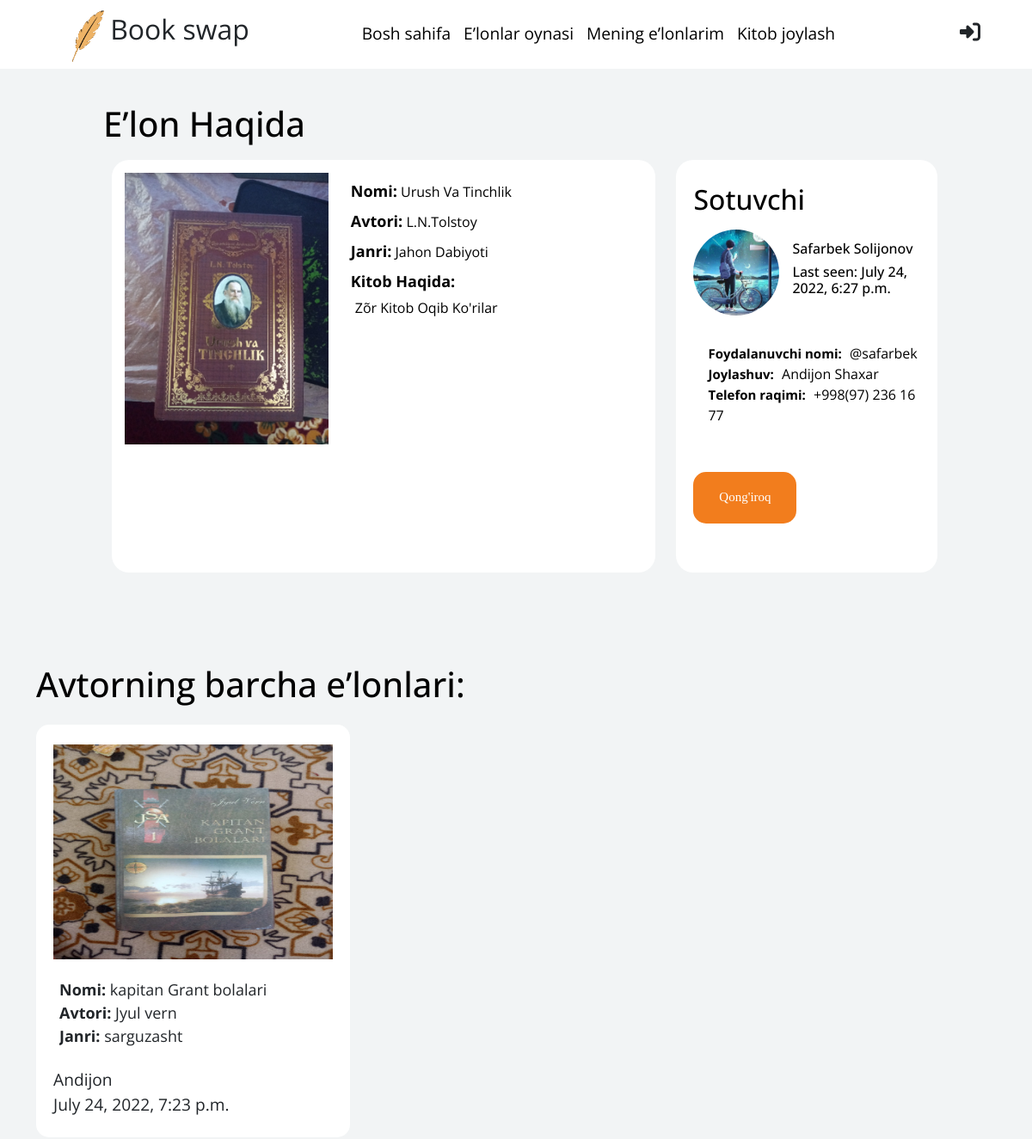
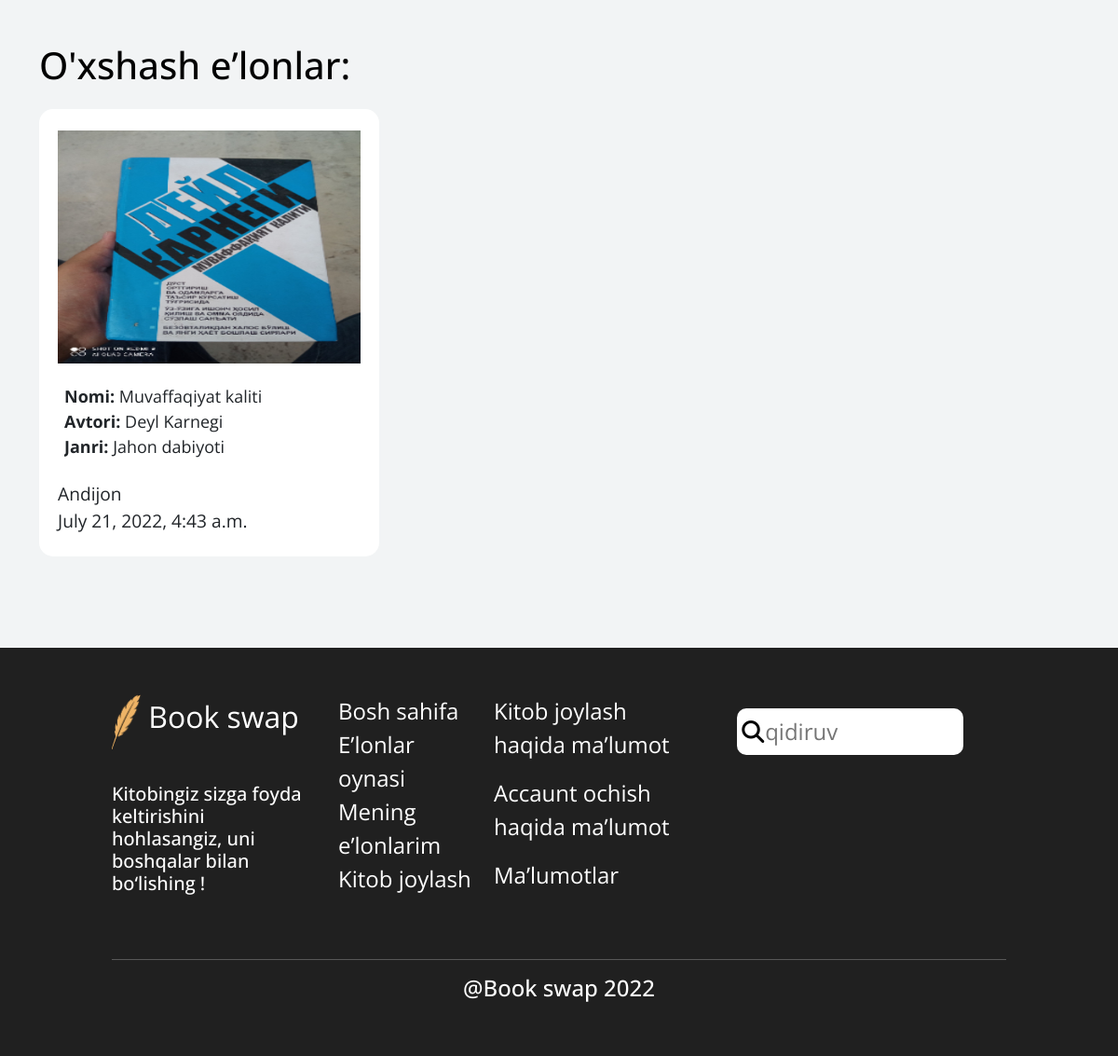
Screenshot of /book-list/urush-va-tinchlik with the database file from the repository (2 pictures, top to bottom).
### main/models.py (models this page shows, shortened)
class Book(models.Model):
    ADDRESS = (
		('Andijon', 'Andijon'),
		('Namangan', 'Namangan'),
		('Samarqand', 'Samarqand'),
		('Tashkent', 'Tashkent'),
		('Jizzax', 'Jizzax'),
		('Surxondaryo', 'Surxondaryo'),
		('Navoiy', 'Navoiy'),
		('Xorazm', 'Xorazm'),
		('Qashqadaryo', 'Qashqadaryo'),
		('Buxoro', 'Buxoro'),
		('Sirdaryo', 'Sirdaryo'),
		('Fargona', 'Fargona'),
	)
    author = models.ForeignKey(User, on_delete=models.CASCADE, related_name="books", default=None, null=True)
    slug = models.SlugField("Slug", max_length=256, blank=True, unique=True)
    title = models.CharField("Title", max_length=256)
    author_pen = models.CharField("Book Author", max_length=100)
    location = models.CharField('loacation', max_length=256,  choices=ADDRESS)
    genre = models.ForeignKey(Genre, on_delete=models.CASCADE, related_name="books", default=None, null=True)
    description = models.TextField("Description", max_length=200)
    image = models.ImageField("Image", upload_to="book_images")
    created_at = models.DateTimeField("Created time", auto_now_add=True)
    likes_count = models.PositiveIntegerField("Likes", default=0)
    is_checked = models.BooleanField()
    is_ban = models.BooleanField()
    class Meta:
        ordering = ['-id']
        db_table = "book"
        unique_together = ["slug"]
        verbose_name = "book"
        verbose_name_plural = "books"

class Genre(models.Model):
    title = models.CharField("Title", max_length=256)
    slug = models.SlugField("Slug", max_length=256, blank=True)
    def __str__(self):
        return f"{self.title}"
    class Meta:
        db_table = "genre"
        verbose_name = "genre"
        verbose_name_plural = "genres"

### account/models.py (models this page shows, shortened)
class User(AbstractUser):
	GENDER = (
		('Ayol', 'Ayol'),
		('Erkak', 'Erkak'),
	)
	ADDRESS = (
		('Andijon', 'Andijon'),
		('Namangan', 'Namangan'),
		('Samarqand', 'Samarqand'),
		('Tashkent', 'Tashkent'),
		('Jizzax', 'Jizzax'),
		('Surxondaryo', 'Surxondaryo'),
		('Navoiy', 'Navoiy'),
		('Xorazm', 'Xorazm'),
		('Qashqadaryo', 'Qashqadaryo'),
		('Buxoro', 'Buxoro'),
		('Sirdaryo', 'Sirdaryo'),
		('Fargona', 'Fargona'),
	)
	name = models.CharField("Name", max_length=256)
	surname = models.CharField("Surname", max_length=256)
	username = models.CharField("Username", max_length=256, unique=True, null=True)
	age = models.PositiveIntegerField("Age", null=True)
	phone = models.CharField("Phone", max_length=18)
	avatar = models.ImageField("Image", upload_to="user-images/", null=True, blank=True, default='default.png')
	gender = models.CharField("Gender", max_length=128, choices=GENDER)
	address = models.CharField("Address", max_length=128, choices=ADDRESS)
	created_at = models.DateTimeField("Created at", auto_now_add=True)
	updated_at = models.DateTimeField("Updated_at", auto_now=True)
	USERNAME_FIELD = "username"
	first_name = None
	last_name = None
	class Meta:
		db_table = "user"
		verbose_name = "user"
		verbose_name_plural = "users"

### main/views.py (the view)
# urls.py: path('book-list/<slug:slug>', views.BookView, name="detail"),
def BookView(request, slug):
    book = Book.objects.select_related('genre', 'author').get(slug=slug)
    author_books = Book.objects.select_related('genre', 'author').exclude(slug = slug).filter(is_checked = True, author = book.author)[:16]
    related_books = Book.objects.select_related('genre', 'author').exclude(slug = slug).filter(is_checked = True, genre=book.genre)[:16]
    if book.is_checked == True or request.user.is_staff or book.author == request.user:
        context = {
            "object": book,
            "books": related_books,
            "author_books": author_books
        }
    return render(request, "advert/detail.html", context)

### templates/advert/detail.html (shortened to what this page needs)
{% extends "advert/base.html" %}
{% load static %}
{% block content %}
<header>
  <section class="add_advert">
    <h1>E’lon Haqida</h1>
    <div class="row">
      <div class="col-lg-8">
        <div class="white-card">
          <div class="row">
            <div class="col-sm-5">
              <img src="{{object.image.url}}" alt="" style="max-height: 400px; width: 100%;">
            </div>
            <div class="col-sm-7">
              <ul class="about-book" style="text-transform:capitalize;">
                <li>
                  <strong>Nomi:</strong>
                  <span>{{object.title}}</span>
                </li>
                <li>
                  <strong>Avtori:</strong>
                  <span>{{object.author_pen}}</span>
                </li>
                <li>
                  <strong>Janri:</strong>
                  <span>{{object.genre}}</span>
                </li>
                <li>
                  <strong>Kitob haqida:</strong>
                  <br>
                  <p>{{object.description}}</p>
                </li>
              </ul>
            </div>
          </div>
        </div>
      </div>
      <div class="col-lg-4">
        <div class="white-card">
          <div class="about-user">
            <h2 class="mr-3">Sotuvchi </h2>
            <div class="user-componet">
              <img src="{{object.author.avatar.url}}" alt="">
              <div class="user-bio">
                <h3 style="text-transform: capitalize;">{{object.author.name}} {{object.author.surname}}</h3>
                <h5>Last seen: {{object.author.updated_at }}</h5>
              </div>
            </div>
            <ul>
              <li>
                <strong>Foydalanuvchi nomi:</strong>
                <span>@{{object.author.username }}</span>
              </li>
              <li>
                <strong>Joylashuv:</strong>
                <span>{{object.author.address}} Shaxar</span>
              </li>
              <li>
                <strong>Telefon raqimi:</strong>
                <span>+998{{object.author.phone}}</span>
              </li>
            </ul>
            <br>
            <a href="tel: +998{{object.author.phone}}" class="text-light">
              <button class="btn">
                Qong'iroq
              </button>
            </a>
          </div>
        </div>
      </div>
    </div>
  </section>
  <br><br>
</header>
<div class="container">
  <section class="advert-section mt-5">
    {% if author_books %}
    <h1>Avtorning barcha e’lonlari:</h1>
    {% endif %}
    <div class="owl-carousel owl-theme">
      {% for book in author_books%}
      <div class="item d-inline">
        <a href="{% url 'main:detail' book.slug %}" class="text-dark" style="text-decoration: none;">
          <div class="advert-box">
            <img src="{{book.image.url}}" alt="">
            <ul>
              <li>
                <strong>Nomi:</strong>
                <span>{{book.title}}</span>
              </li>
              <li>
                <strong>Avtori:</strong>
                <span>{{book.author_pen}}</span>
              </li>
              <li>
                <strong>Janri:</strong>
                <span>{{book.genre}}</span>
              </li>
            </ul>
            <span class="about-box">{{book.author.address}} <br> {{book.created_at}}</span>
          </div>
        </a>
      </div>
      {% endfor %}
    </div>
  </section>
  <section class="advert-section mt-5">
    {% if books %}
    <h1>O'xshash e’lonlar:</h1>
    {% endif %}
    <div class="owl-carousel owl-theme">
      {% for book in books %}
      <div class="item d-inline">
        <a href="{% url 'main:detail' book.slug %}" class="text-dark" style="text-decoration: none;">
          <div class="advert-box">
            <img src="{{book.image.url}}" alt="">
            <ul>
              <li>
                <strong>Nomi:</strong>
                <span>{{book.title}}</span>
              </li>
              <li>
                <strong>Avtori:</strong>
                <span>{{book.author_pen}}</span>
              </li>
              <li>
                <strong>Janri:</strong>
                <span>{{book.genre}}</span>
              </li>
            </ul>
            <span class="about-box">{{book.author.address}} <br> {{book.created_at}}</span>
          </div>
        </a>
      </div>
      {% endfor %}
    </div>
  </section>
  <br><br>
</div>
{% endblock %}

### assets/css/style.css (style rules this page uses)
* { font-family: 'Open Sans', sans-serif; font-style: normal; }
html { width: 100vw; min-height: 100vh; overflow-x: hidden; }
body { width: 100vw; min-height: 100vh; margin: 0; padding: 0; box-sizing: border-box; font-family: Canaro; font-weight: 600, Semi Bold; overflow-x: hidden !important; }
body.page { background-color: #F2F4F5; color: #000; }
header { margin: 120px 10% 0 10%; }
.container .advert-section .advert-box { margin-top: 15px; height: 580px; display: flex; border-radius: 15px; background-color: #fff; padding: 20px; flex-direction: column; align-content: space-around; justify-content: space-around; }
.container .advert-section .advert-box img { width: 100%; min-height: 150px; max-height: 250px; }
.container .advert-section .advert-box ul { margin-left: -25px; margin-top: 15px; list-style: none; font-size: 22px; }
.container .advert-section .advert-box ul li { white-space: nowrap; width: 100%; overflow: hidden; text-overflow: ellipsis; }
.container .advert-section .advert-box .about-box { font-size: larger; }
header .add_advert .white-card { width: 100%; min-height: 480px; margin: 10px; padding: 15px; padding: 28px 32px; border-radius: 20px; background-color: #ffffff; }
header .add_advert .white-card .about-user { display: flex; min-height: 420px; flex-direction: column; padding: 2%; justify-content: space-evenly; }
header .add_advert .input-group button, .white-card button { width: 240px; height: 60px; color: #fff; font-family: 'Canaro'; font-style: normal; font-weight: 400; font-size: 24px; line-height: 29px; border-radius: 15px !important; padding: 10px; background-color: #f27d1d; justify-content: flex-end; }
header .add_advert .white-card .about-book { list-style: none; font-size: x-large; margin-left: -30px; }
header .add_advert .white-card .about-book li { margin-top: 15px; }
header .add_advert .white-card .about-book li strong { font-size: xx-large; }
header .add_advert .white-card .about-book li p { margin-top: 5px; margin-left: 5px; }
.white-card .about-user .user-componet { display: flex; }
.white-card .about-user .user-componet img { width: 100px; height: 100px; border-radius: 50%; }
.white-card .about-user .user-componet .user-bio { display: flex; margin-left: 15px; font-size: larger; flex-direction: column; justify-content: center; }
.white-card .about-user ul { margin-top: 25px; margin-left: -15px; list-style: none; font-size: 20px; }
.white-card .about-user ul li { margin-top: 10px; }
.white-card .about-user ul li strong { font-size: 22px; margin-right: 5px; }
@media (max-width: 1600px) { .container .advert-section .advert-box ul { margin-left: -25px; margin-top: 15px; list-style: none; font-size: 18px; } }
@media (max-width: 1600px) { .container .advert-section .advert-box .about-box { font-size: larger; } }
@media (max-width: 1600px) { header .add_advert .input-group button, .white-card .about-user button { font-size: 14px; } }
@media (max-width: 1440px) { .white-card .about-user .user-componet .user-bio h3 { font-size: larger; } }
@media (max-width: 1440px) { .white-card .about-user ul li { margin-top: 5px; } }
@media (max-width: 1440px) { .white-card .about-user ul li strong { font-size: 20px; } }
@media (max-width: 1440px) { header .add_advert .input-group button, .white-card .about-user button { width: 120px; height: 60px; font-weight: 400; font-size: 18px; } }
@media (max-width: 1290px) { .container .advert-section .advert-box { height: 480px; } }
@media (max-width: 1290px) { header .add_advert .white-card { padding: 15px; } }
@media (max-width: 1290px) { .white-card .about-user .user-componet .user-bio h3 { font-size: medium; } }
@media (max-width: 1290px) { .white-card .about-user .user-componet .user-bio h5 { font-size: medium; } }
@media (max-width: 1290px) { .white-card .about-user ul li { margin-top: 0px; font-size: medium; } }
@media (max-width: 1290px) { .white-card .about-user ul li strong { font-size: 15px; } }
@media (max-width: 1290px) { header .add_advert .white-card .about-book { font-size: medium; } }
@media (max-width: 1290px) { header .add_advert .white-card .about-book li { margin-top: 8px; } }
@media (max-width: 1290px) { header .add_advert .white-card .about-book li strong { font-size: large; } }
@media (max-width: 1290px) { header .add_advert .input-group button, .white-card .about-user button { width: 120px; height: 60px; font-weight: 400; font-size: 15px; } }

### rows the page displays
Book: image (picture), title "Urush Va Tinchlik", author_pen "L.N.tolstoy", genre "Jahon Dabiyoti", description "Zõr Kitob Oqib Ko'rilar", author.avatar (picture), author.name "Safarbek", author.surname "Solijonov", author.updated_at "July 24, 2022, 6:27 p.m.", author.username "safarbek", author.address "Andijon", author.phone "(97) 236 16 77"
Book: image (picture), title "kapitan Grant bolalari", author_pen "Jyul vern", genre "sarguzasht", author.address "Andijon", created_at "July 24, 2022, 7:23 p.m."
Book: image (picture), title "Muvaffaqiyat kaliti", author_pen "Deyl Karnegi", genre "Jahon dabiyoti", author.address "Andijon", created_at "July 21, 2022, 4:43 a.m."
